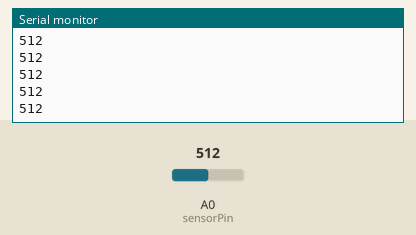
Recording of a sketch running on a simulated Arduino Uno, built with avr-gcc and run on an emulated ATmega328P. On the bench: the last lines printed to the serial monitor. The test bench sets the inputs (shaded band); at power-on: A0 (sensorPin) = 512.

Above: at 1.2 s.
1.3 s: A0 (sensorPin) set to 716
At 1.37 s:
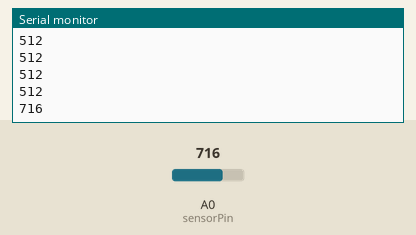
2.8 s: A0 (sensorPin) set to 900
At 2.83 s:
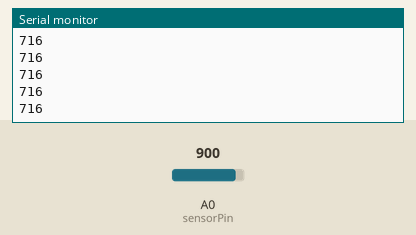
Timing chart, 0 to 5.8 s (numbered marks = the images above; inputs shaded):
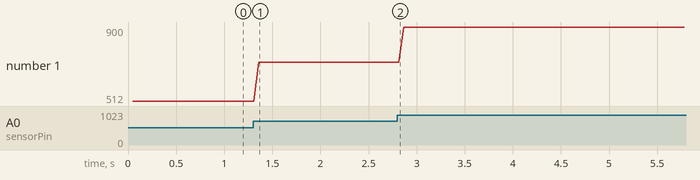

The sketch:

Sensor_TEsting.ino
```cpp
int sensorPin = A0;
int sensorTime = 0;

int maxX = 1200;
int maxY = 3500;
int posX = maxX/2;
int posY = 0;
int pastAmp = 0;
bool movingRight = true;

void setup() {
  Serial.begin(9600);
  pinMode(sensorPin, INPUT);
}

void loop() {

  int val = analogRead(sensorPin);
  //val = analogRead(sensorPin);
  //Serial.println (sensorTime);
  //if(val<52)
  delay(50);
  Serial.println (val, DEC);
}
```

Measured:
- after the input at 1.3 s, the serial monitor: prints a new line after 0.06 s (image 1)
- plotted number 1: 512 → 716 after the input at 1.3 s, 716 → 900 after the input at 2.8 s
